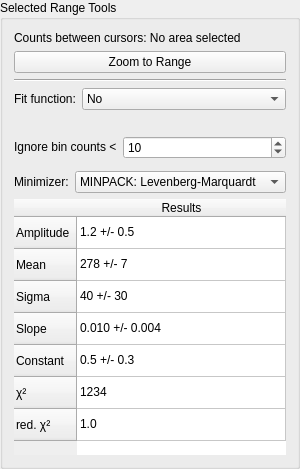
                   <widget class="QGroupBox" name="groupBox_7">
                    <property name="enabled">
                     <bool>true</bool>
                    </property>
                    <property name="sizePolicy">
                     <sizepolicy hsizetype="Preferred" vsizetype="Maximum">
                      <horstretch>0</horstretch>
                      <verstretch>0</verstretch>
                     </sizepolicy>
                    </property>
                    <property name="title">
                     <string>Selected Range Tools</string>
                    </property>
                    <layout class="QVBoxLayout" name="verticalLayout_11">
                     <item>
                      <widget class="QLabel" name="snap_counts">
                       <property name="sizePolicy">
                        <sizepolicy hsizetype="Preferred" vsizetype="Maximum">
                         <horstretch>0</horstretch>
                         <verstretch>0</verstretch>
                        </sizepolicy>
                       </property>
                       <property name="text">
                        <string>Counts between cursors: No area selected</string>
                       </property>
                      </widget>
                     </item>
                     <item>
                      <widget class="QPushButton" name="snap_range_zoom">
                       <property name="text">
                        <string>Zoom to Range</string>
                       </property>
                      </widget>
                     </item>
                     <item>
                      <widget class="Line" name="line_4">
                       <property name="orientation">
                        <enum>Qt::Horizontal</enum>
                       </property>
                      </widget>
                     </item>
                     <item>
                      <widget class="QWidget" name="widget_3" native="true">
                       <property name="sizePolicy">
                        <sizepolicy hsizetype="Preferred" vsizetype="Maximum">
                         <horstretch>0</horstretch>
                         <verstretch>0</verstretch>
                        </sizepolicy>
                       </property>
                       <layout class="QHBoxLayout" name="horizontalLayout_2">
                        <property name="leftMargin">
                         <number>0</number>
                        </property>
                        <property name="topMargin">
                         <number>0</number>
                        </property>
                        <property name="rightMargin">
                         <number>0</number>
                        </property>
                        <property name="bottomMargin">
                         <number>0</number>
                        </property>
                        <item>
                         <widget class="QLabel" name="label_10">
                          <property name="sizePolicy">
                           <sizepolicy hsizetype="Maximum" vsizetype="Preferred">
                            <horstretch>0</horstretch>
                            <verstretch>0</verstretch>
                           </sizepolicy>
                          </property>
                          <property name="text">
                           <string>Fit function:</string>
                          </property>
                         </widget>
                        </item>
                        <item>
                         <widget class="QComboBox" name="snap_fitfunction">
                          <item>
                           <property name="text">
                            <string>No</string>
                           </property>
                          </item>
                          <item>
                           <property name="text">
                            <string>Gaussian</string>
                           </property>
                          </item>
                          <item>
                           <property name="text">
                            <string>Gaussian + const.</string>
                           </property>
                          </item>
                          <item>
                           <property name="text">
                            <string>Gaussian + linear</string>
                           </property>
                          </item>
                         </widget>
                        </item>
                       </layout>
                      </widget>
                     </item>
                     <item>
                      <widget class="QLabel" name="snap_curr_formula">
                       <property name="text">
                        <string>&lt;Image of function&gt;</string>
                       </property>
                       <property name="alignment">
                        <set>Qt::AlignCenter</set>
                       </property>
                      </widget>
                     </item>
                     <item>
                      <widget class="QWidget" name="widget_13" native="true">
                       <property name="sizePolicy">
                        <sizepolicy hsizetype="Preferred" vsizetype="Maximum">
                         <horstretch>0</horstretch>
                         <verstretch>0</verstretch>
                        </sizepolicy>
                       </property>
                       <layout class="QHBoxLayout" name="horizontalLayout_22">
                        <property name="leftMargin">
                         <number>0</number>
                        </property>
                        <property name="topMargin">
                         <number>0</number>
                        </property>
                        <property name="rightMargin">
                         <number>0</number>
                        </property>
                        <property name="bottomMargin">
                         <number>0</number>
                        </property>
                        <item>
                         <widget class="QLabel" name="label_12">
                          <property name="sizePolicy">
                           <sizepolicy hsizetype="Maximum" vsizetype="Preferred">
                            <horstretch>0</horstretch>
                            <verstretch>0</verstretch>
                           </sizepolicy>
                          </property>
                          <property name="text">
                           <string>Ignore bin counts &lt;</string>
                          </property>
                         </widget>
                        </item>
                        <item>
                         <widget class="QSpinBox" name="snap_fitcounts">
                          <property name="maximum">
                           <number>2000000000</number>
                          </property>
                          <property name="value">
                           <number>10</number>
                          </property>
                         </widget>
                        </item>
                       </layout>
                      </widget>
                     </item>
                     <item>
                      <widget class="QWidget" name="widget_15" native="true">
                       <layout class="QHBoxLayout" name="horizontalLayout_24">
                        <property name="leftMargin">
                         <number>0</number>
                        </property>
                        <property name="topMargin">
                         <number>0</number>
                        </property>
                        <property name="rightMargin">
                         <number>0</number>
                        </property>
                        <property name="bottomMargin">
                         <number>0</number>
                        </property>
                       </layout>
                      </widget>
                     </item>
                     <item>
                      <widget class="QWidget" name="widget_23" native="true">
                       <property name="enabled">
                        <bool>true</bool>
                       </property>
                       <layout class="QFormLayout" name="formLayout">
                        <property name="leftMargin">
                         <number>0</number>
                        </property>
                        <property name="topMargin">
                         <number>0</number>
                        </property>
                        <property name="rightMargin">
                         <number>0</number>
                        </property>
                        <property name="bottomMargin">
                         <number>0</number>
                        </property>
                        <item row="1" column="0">
                         <widget class="QLabel" name="label_14">
                          <property name="enabled">
                           <bool>true</bool>
                          </property>
                          <property name="sizePolicy">
                           <sizepolicy hsizetype="Maximum" vsizetype="Preferred">
                            <horstretch>0</horstretch>
                            <verstretch>0</verstretch>
                           </sizepolicy>
                          </property>
                          <property name="text">
                           <string>Minimizer:</string>
                          </property>
                         </widget>
                        </item>
                        <item row="1" column="1">
                         <widget class="QComboBox" name="comboBox_4">
                          <property name="enabled">
                           <bool>true</bool>
                          </property>
                          <item>
                           <property name="text">
                            <string>MINPACK: Levenberg-Marquardt</string>
                           </property>
                          </item>
                         </widget>
                        </item>
                       </layout>
                      </widget>
                     </item>
                     <item>
                      <widget class="QTableWidget" name="snap_fit_info">
                       <property name="sizePolicy">
                        <sizepolicy hsizetype="Preferred" vsizetype="Maximum">
                         <horstretch>0</horstretch>
                         <verstretch>0</verstretch>
                        </sizepolicy>
                       </property>
                       <property name="frameShape">
                        <enum>QFrame::NoFrame</enum>
                       </property>
                       <property name="sizeAdjustPolicy">
                        <enum>QAbstractScrollArea::AdjustToContents</enum>
                       </property>
                       <property name="editTriggers">
                        <set>QAbstractItemView::NoEditTriggers</set>
                       </property>
                       <property name="wordWrap">
                        <bool>false</bool>
                       </property>
                       <attribute name="horizontalHeaderHighlightSections">
                        <bool>false</bool>
                       </attribute>
                       <attribute name="horizontalHeaderStretchLastSection">
                        <bool>true</bool>
                       </attribute>
                       <attribute name="verticalHeaderDefaultSectionSize">
                        <number>32</number>
                       </attribute>
                       <attribute name="verticalHeaderHighlightSections">
                        <bool>false</bool>
                       </attribute>
                       <row>
                        <property name="text">
                         <string>Amplitude</string>
                        </property>
                       </row>
                       <row>
                        <property name="text">
                         <string>Mean</string>
                        </property>
                       </row>
                       <row>
                        <property name="text">
                         <string>Sigma</string>
                        </property>
                       </row>
                       <row>
                        <property name="text">
                         <string>Slope</string>
                        </property>
                       </row>
                       <row>
                        <property name="text">
                         <string>Constant</string>
                        </property>
                       </row>
                       <row>
                        <property name="text">
                         <string>χ²</string>
                        </property>
                       </row>
                       <row>
                        <property name="text">
                         <string>red. χ²</string>
                        </property>
                       </row>
                       <column>
                        <property name="text">
                         <string>Results</string>
                        </property>
                       </column>
                       <item row="0" column="0">
                        <property name="text">
                         <string>1.2 +/- 0.5</string>
                        </property>
                       </item>
                       <item row="1" column="0">
                        <property name="text">
                         <string>278 +/- 7</string>
                        </property>
                       </item>
                       <item row="2" column="0">
                        <property name="text">
                         <string>40 +/- 30</string>
                        </property>
                       </item>
                       <item row="3" column="0">
                        <property name="text">
                         <string>0.010 +/- 0.004</string>
                        </property>
                       </item>
                       <item row="4" column="0">
                        <property name="text">
                         <string>0.5 +/- 0.3</string>
                        </property>
                       </item>
                       <item row="5" column="0">
                        <property name="text">
                         <string>1234</string>
                        </property>
                       </item>
                       <item row="6" column="0">
                        <property name="text">
                         <string>1.0</string>
                        </property>
                       </item>
                      </widget>
                     </item>
                    </layout>
                   </widget>
